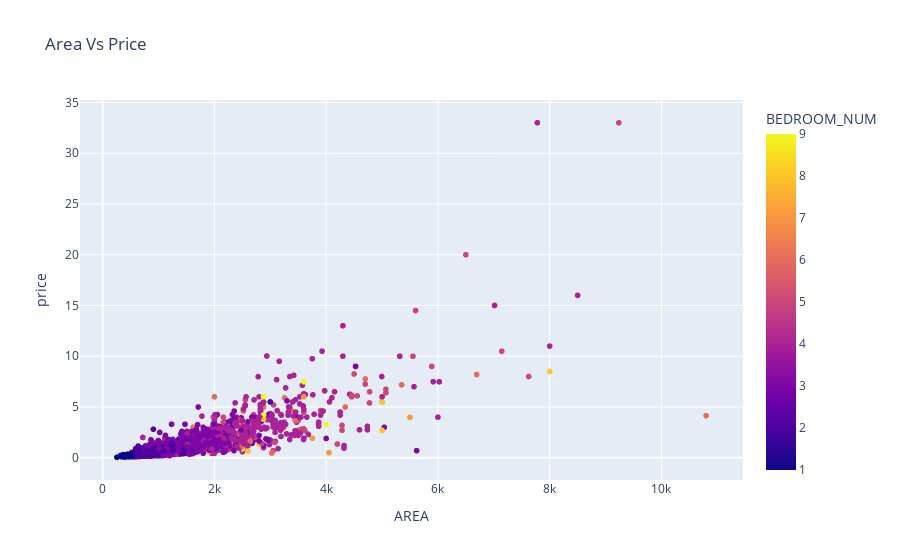

The notebook cell saved with this chart:
### Code cell
fig = px.scatter(df1, x="AREA", y="price", color="BEDROOM_NUM", title="Area Vs Price")

# Show the plot
fig.show()

### Figure 1 — Plotly figure (JSON) as saved in the notebook; plotly's stock layout.template omitted (floating-point values rounded to 4 significant figures; data arrays with more than 128 entries replaced by an {"elided": "..."} marker saying what was removed)
{"data": [{"hovertemplate": "AREA=%{x}<br>price=%{y}<br>BEDROOM_NUM=%{marker.color}<extra></extra>", "legendgroup": "", "marker": {"color": {"elided": "5670 int values"}, "coloraxis": "coloraxis", "symbol": "circle"}, "mode": "markers", "name": "", "showlegend": false, "type": "scattergl", "x": {"elided": "5670 float values"}, "xaxis": "x", "y": {"elided": "5670 float values"}, "yaxis": "y"}], "layout": {"coloraxis": {"colorbar": {"title": {"text": "BEDROOM_NUM"}}, "colorscale": [[0, "#0d0887"], [0.1111, "#46039f"], [0.2222, "#7201a8"], [0.3333, "#9c179e"], [0.4444, "#bd3786"], [0.5556, "#d8576b"], [0.6667, "#ed7953"], [0.7778, "#fb9f3a"], [0.8889, "#fdca26"], [1, "#f0f921"]]}, "legend": {"tracegroupgap": 0}, "title": {"text": "Area Vs Price"}, "xaxis": {"anchor": "y", "domain": [0, 1], "title": {"text": "AREA"}}, "yaxis": {"anchor": "x", "domain": [0, 1], "title": {"text": "price"}}}}
